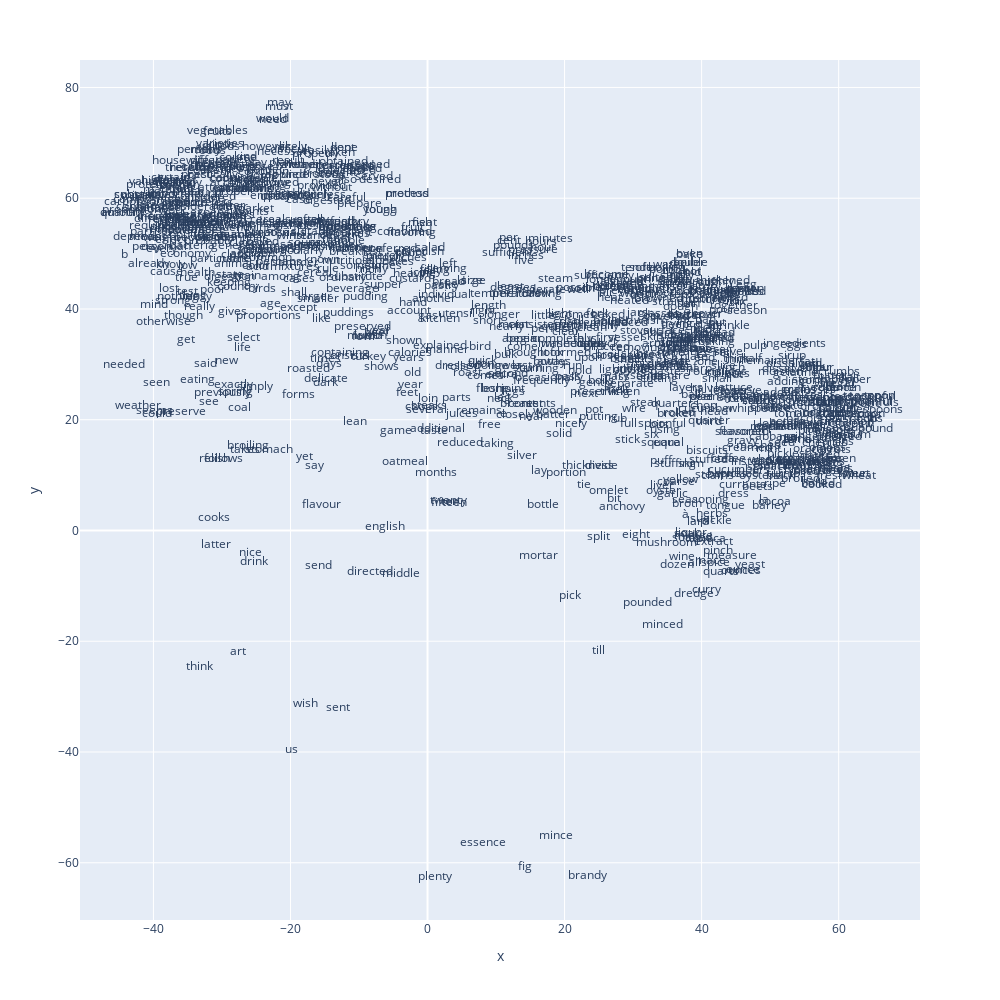

Source (notebook cell):
### Code cell
px.scatter(coords3, 'x', 'y', text='term_str', height=1000, width=1000).update_traces(mode='text')

### Figure 1 — Plotly figure (JSON) as saved in the notebook; plotly's stock layout.template omitted (floating-point values rounded to 4 significant figures; data arrays with more than 128 entries replaced by an {"elided": "..."} marker saying what was removed)
{"data": [{"hoverlabel": {"namelength": 0}, "hovertemplate": "x=%{x}<br>y=%{y}<br>term_str=%{text}", "legendgroup": "", "marker": {"color": "#636efa", "symbol": "circle"}, "mode": "text", "name": "", "showlegend": false, "text": {"elided": "942 str values"}, "type": "scatter", "x": {"elided": "942 float values"}, "xaxis": "x", "y": {"elided": "942 float values"}, "yaxis": "y"}], "layout": {"height": 1000, "legend": {"tracegroupgap": 0}, "margin": {"t": 60}, "width": 1000, "xaxis": {"anchor": "y", "domain": [0, 1], "title": {"text": "x"}}, "yaxis": {"anchor": "x", "domain": [0, 1], "title": {"text": "y"}}}}
